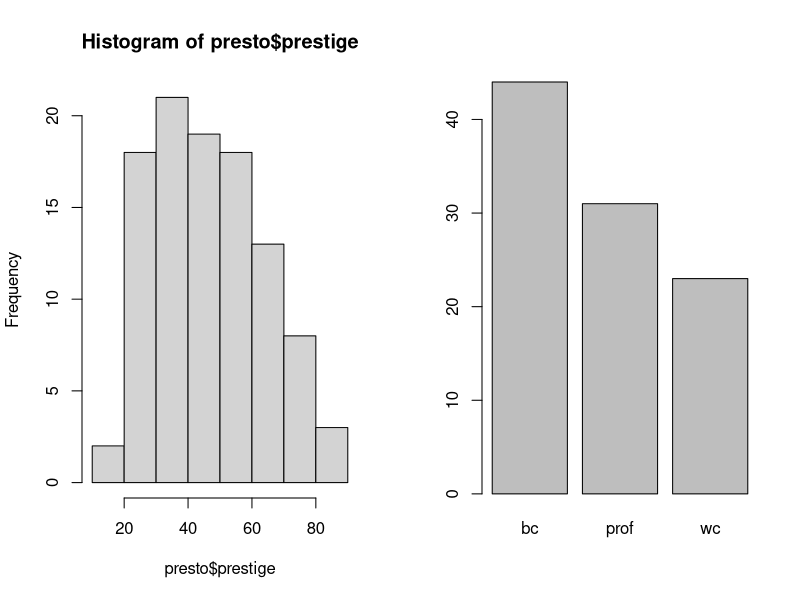
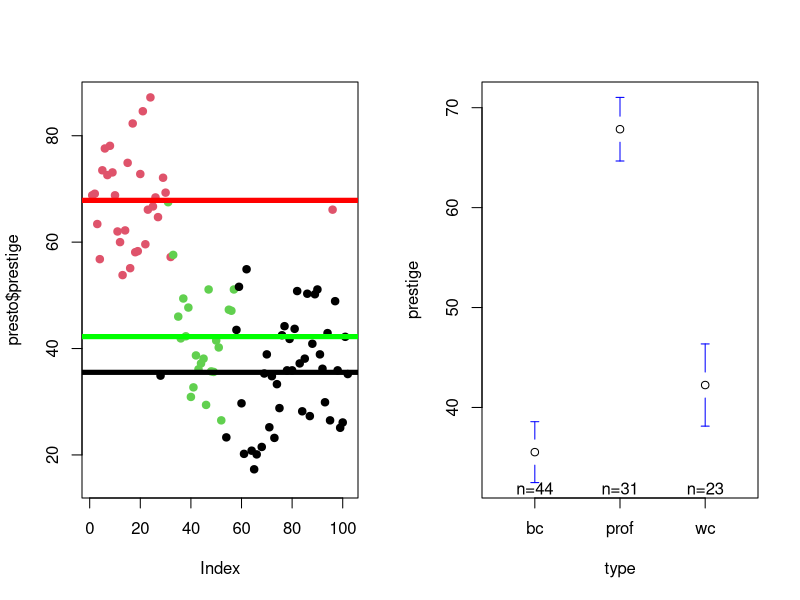
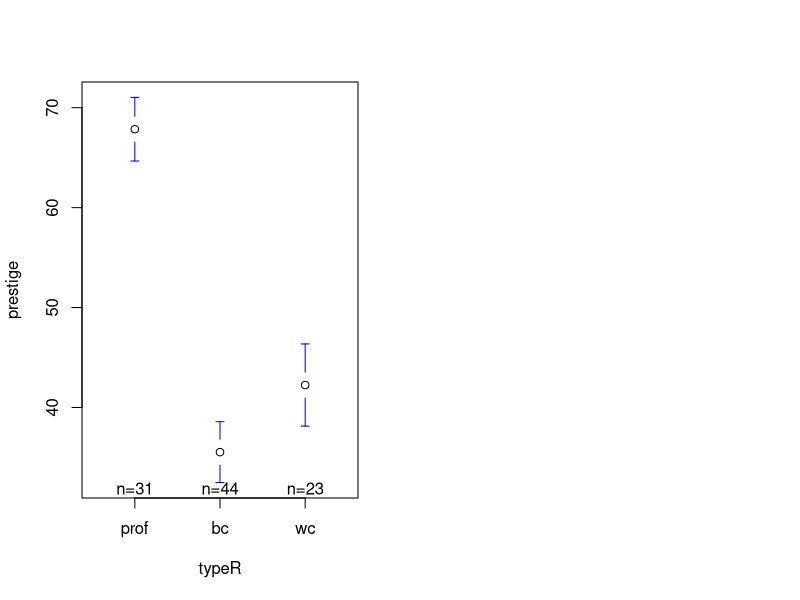
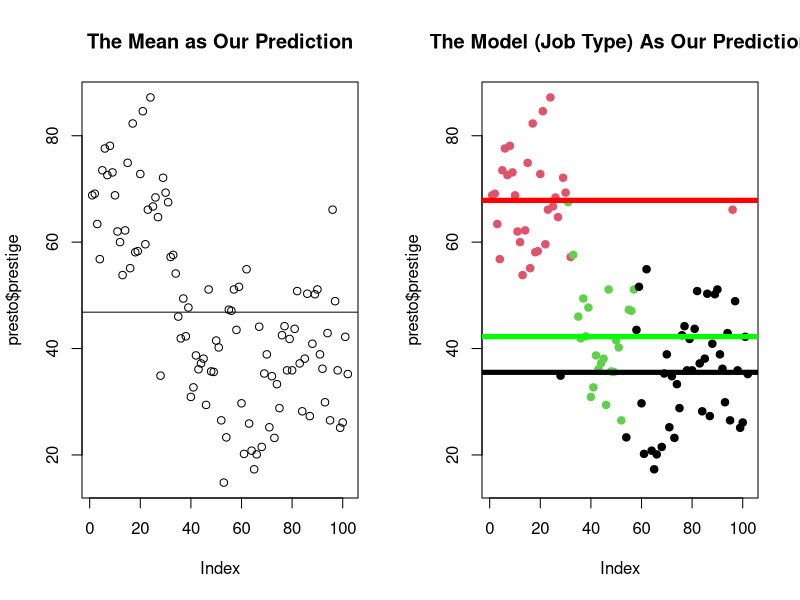
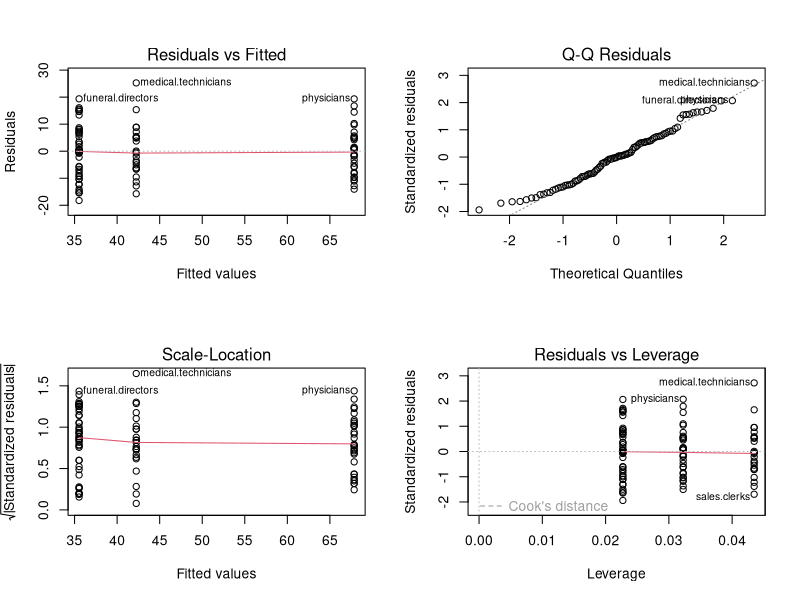
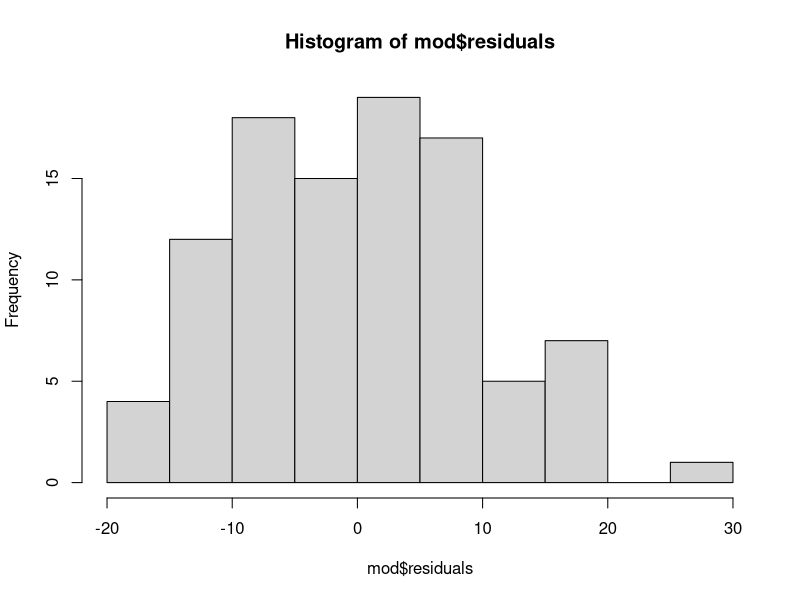

The R script that drew these images, in order:
## ---- chunk 1
#| include: false
library(car)
library(gplots)

presto <- Prestige
## ---- chunk 2
par(mfrow = c(1,2))
hist(presto$prestige)
plot(presto$type)

mod <- lm(prestige ~ type, data = presto)
mod
## ---- chunk 3
coef(mod)
## ---- chunk 4
par(mfrow = c(1,2))
plot(presto$prestige, col = presto$type, pch = 19)
abline(h = coef(mod)[1] + coef(mod)[2], col = 'red', lwd = 5)
abline(h = coef(mod)[1] + coef(mod)[3], col = 'green', lwd = 5)
abline(h = coef(mod)[1], col = 'black', lwd = 5) # blue collar

plotmeans(prestige ~ type, data = presto, connect = FALSE)
## ---- chunk 5
presto$typeR <- relevel(presto$type, ref = "prof")
mod2 <- lm(prestige ~ typeR, data = presto)
plotmeans(prestige ~ typeR, data = presto, connect = FALSE)
coef(mod2)
## ---- chunk 6
par(mfrow = c(1,2))
plot(presto$prestige, main = "The Mean as Our Prediction")
abline(h = mean(presto$prestige), )

plot(presto$prestige, col = presto$type, pch = 19, main = "The Model (Job Type) As Our Prediction")
abline(h = coef(mod)[1] + coef(mod)[2], col = 'red', lwd = 5)
abline(h = coef(mod)[1] + coef(mod)[3], col = 'green', lwd = 5)
abline(h = coef(mod)[1], col = 'black', lwd = 5) # blue collar
## ---- chunk 7
par(mfrow = c(2,2))
plot(mod)
## ---- chunk 8
par(mfrow = c(1,1))
hist(mod$residuals)
